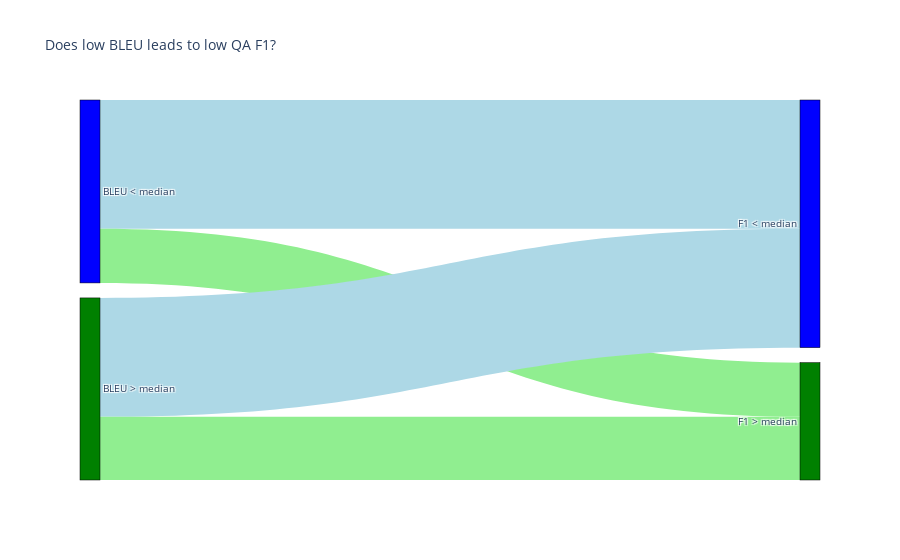

This figure's notebook cell:
### Code cell
import plotly.graph_objects as go

fig = go.Figure(data=[go.Sankey(
    node = dict(
      pad = 15,
      thickness = 20,
      line = dict(color = "black", width = 0.5),
      label = ["BLEU < median", "BLEU > median", "F1 < median", "F1 > median"],
      color = ["blue", "green", "blue", "green"]
    ),
    link = dict(
      source = [pair[0] for pair in pairs],
      target = [pair[1] for pair in pairs],
      value = values,
      color = ["lightblue", "lightgreen", "lightblue", "lightgreen"]
  ))])

fig.update_layout(title_text="Does low BLEU leads to low QA F1?", font_size=10)
fig.show()

### Figure 1 — Plotly figure (JSON) as saved in the notebook; plotly's stock layout.template omitted (floating-point values rounded to 4 significant figures)
{"data": [{"link": {"color": ["lightblue", "lightgreen", "lightblue", "lightgreen"], "source": [0, 0, 1, 1], "target": [2, 3, 2, 3], "value": [6689, 2808, 6168, 3285]}, "node": {"color": ["blue", "green", "blue", "green"], "label": ["BLEU < median", "BLEU > median", "F1 < median", "F1 > median"], "line": {"color": "black", "width": 0.5}, "pad": 15, "thickness": 20}, "type": "sankey"}], "layout": {"font": {"size": 10}, "title": {"text": "Does low BLEU leads to low QA F1?"}}}
